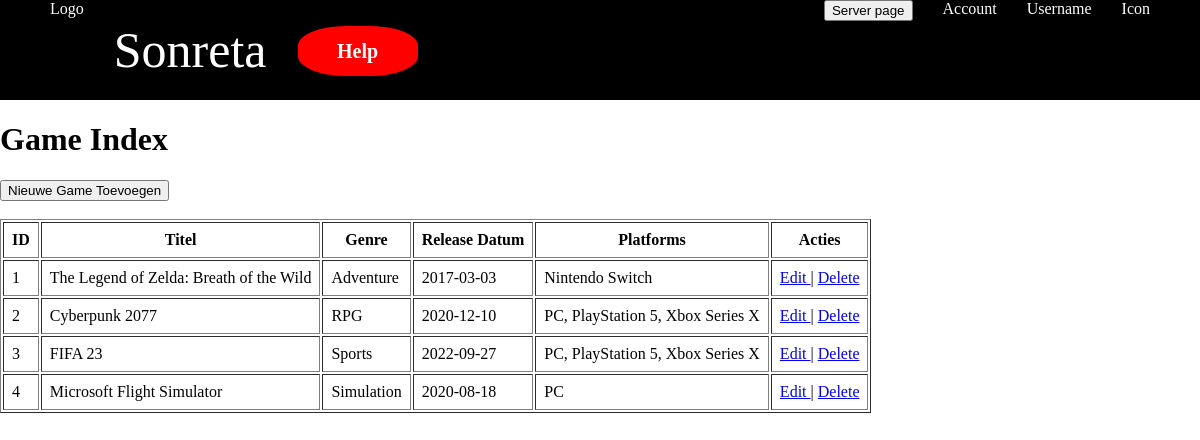
The page / on the database its author committed.
### tables this page shows
CREATE TABLE IF NOT EXISTS games (
    id INT AUTO_INCREMENT PRIMARY KEY,
    titel VARCHAR(100) NOT NULL,
    ontwikkelaar VARCHAR(100),
    uitgever VARCHAR(100),
    release_datum DATE,
    genre_id INT,
    rating DECIMAL(3,1),  
    CONSTRAINT fk_genre FOREIGN KEY (genre_id) REFERENCES genres(id)
);

CREATE TABLE IF NOT EXISTS genres (
    id INT AUTO_INCREMENT PRIMARY KEY,
    naam VARCHAR(50) NOT NULL
);

### src/controllers/GameController.php (called while the page is built, shortened)
<?php
class GameController {
    private $pdo;
    public function __construct(PDO $pdo) {
        $this->pdo = $pdo;
    }
    public function getAllGames() {
        $stmt = $this->pdo->query("
            SELECT g.id, g.titel, g.release_datum, gen.naam AS genre
            FROM games g
            LEFT JOIN genres gen ON g.genre_id = gen.id
        ");
        $games = $stmt->fetchAll();
        foreach ($games as &$game) {
            $stmtPlatforms = $this->pdo->prepare("
                SELECT p.naam
                FROM platforms p
                JOIN game_platform gp ON p.id = gp.platform_id
                WHERE gp.game_id = ?
            ");
            $stmtPlatforms->execute([$game['id']]);
            $game['platforms'] = $stmtPlatforms->fetchAll(PDO::FETCH_COLUMN);
        }
        return $games;
    }
}

### public/index.php (the view, shortened to what this page needs)
<?php
require_once '../templates/header.php';
require_once '../src/config/db.connection.php';
require_once '../src/controllers/GameController.php';
$gameController = new GameController($pdo);
$games = $gameController->getAllGames();
?>
<h1>Game Index</h1>
<a href="GameForm.php">
    <button>Nieuwe Game Toevoegen</button>
</a>
<br><br>
<?php if (!empty($games)): ?>
<table border="1" cellpadding="8">
    <thead>
        <tr>
            <th>ID</th>
            <th>Titel</th>
            <th>Genre</th>
            <th>Release Datum</th>
            <th>Platforms</th>
            <th>Acties</th>
        </tr>
    </thead>
    <tbody>
        <?php foreach ($games as $game): ?>
        <tr>
            <td><?= htmlspecialchars($game['id']) ?></td>
            <td><?= htmlspecialchars($game['titel']) ?></td>
            <td><?= htmlspecialchars($game['genre']) ?></td>
            <td><?= htmlspecialchars($game['release_datum']) ?></td>
            <td><?= htmlspecialchars(implode(', ', $game['platforms'])) ?></td>
            <td>
                <a href="GameForm.php?id=<?= $game['id'] ?>">
                    Edit
                </a>
                |
                <a href="index.php?delete=<?= $game['id'] ?>"
                   onclick="return confirm('Weet je zeker dat je deze game wilt verwijderen?')">
                    Delete
                </a>
            </td>
        </tr>
        <?php endforeach; ?>
    </tbody>
</table>
<?php else: ?>
<p>Geen games gevonden in de database.</p>
<?php endif; ?>
<?php
require_once '../templates/footer.php';
?>

### templates/header.php (shortened to what this page needs)
<!DOCTYPE html>
<html lang="en">
<head>
    <link rel="stylesheet" href="css/style.css">
</head>
<body>
<div class="containerUpperBarRight">
    <div class="logo">Logo</div>
    <div class="title">Sonreta</div>
    <div class="helpContainer">
        <div class="help">Help</div>
    </div>
    <div class="containerUpperBarLeft">
        <div class="servers">
            <form method="post">
                <button type="Submit" name="Server_Page">Server page</button>
            </form>
        </div>
        <div class="account">Account</div>
        <div class="username">Username</div>
        <div class="icon">Icon</div>
    </div>
</div>

### public/css/style.css (style rules this page uses)
body { margin: 0; }
.containerUpperBarRight { color: white; background-color: black; height: 100px; display: flex; justify-content: flex-start; gap: 30px; margin-right: auto; }
.containerUpperBarLeft { color: white; background-color: black; height: 100px; display: flex; justify-content: flex-start; gap: 30px; margin-left: auto; }
.logo { margin-left: 50px; }
.title { font-size: 50px; font-style: bold; justify-content: center; align-items: center; display: flex; cursor: pointer; }
.helpContainer { display: flex; justify-content: center; align-items: center; border: 1px solid black; border-radius: 40%; height: 50px; width: 120px; margin-top: 25px; background-color: red; cursor: pointer }
.help { font-weight: bold; color: white; font-size: 20px; }
.servers form { margin: 0; }
.icon { margin-right: 50px; }

### rows shown on the page
games: id "1", titel "The Legend of Zelda: Breath of the Wild", genre.naam "Adventure", release_datum "2017-03-03", platforms "Nintendo Switch"
games: id "2", titel "Cyberpunk 2077", genre.naam "RPG", release_datum "2020-12-10", platforms "PC, PlayStation 5, Xbox Series X"
games: id "3", titel "FIFA 23", genre.naam "Sports", release_datum "2022-09-27", platforms "PC, PlayStation 5, Xbox Series X"
games: id "4", titel "Microsoft Flight Simulator", genre.naam "Simulation", release_datum "2020-08-18", platforms "PC"
